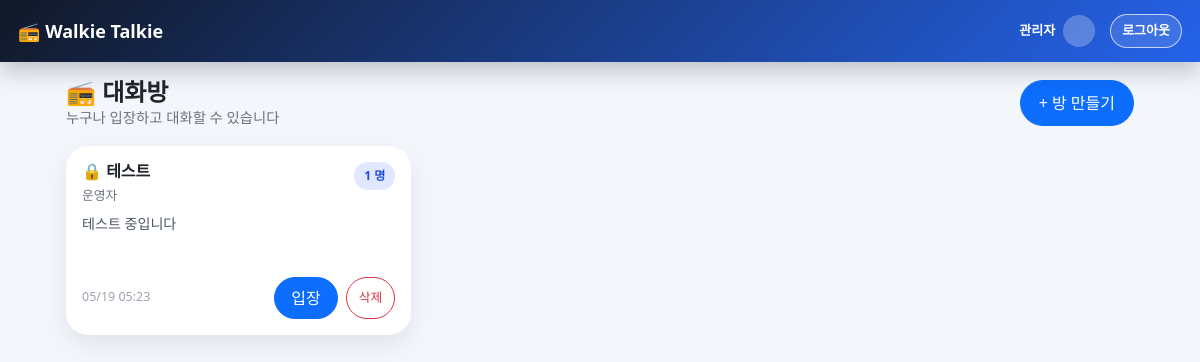
Screenshot of / (signed in) with the database file from the repository.
### rooms/models.py (models this page shows, shortened)
class Room(models.Model):
    title = models.CharField(max_length=100)
    description = models.TextField(blank=True)
    owner = models.ForeignKey(
        settings.AUTH_USER_MODEL,
        on_delete=models.CASCADE,
        related_name="owned_rooms"
    )
    members = models.ManyToManyField(
        settings.AUTH_USER_MODEL,
        related_name="joined_rooms",
        blank=True
    )
    is_private = models.BooleanField(default=False)
    password = models.CharField(max_length=128, blank=True)
    created_at = models.DateTimeField(auto_now_add=True)
    def has_password(self):
        return bool(self.password)

### rooms/views.py (the view)
# urls.py: path("", RoomListView.as_view(), name="room_list"),
class RoomListView(LoginRequiredMixin, ListView):
    model = Room
    template_name = "rooms/room_list.html"
    context_object_name = "rooms"
    def get_queryset(self):
        return Room.objects.filter(
            is_private=False
        ).select_related("owner").order_by("-created_at")
    def get_context_data(self, **kwargs):
        context = super().get_context_data(**kwargs)
        context["my_private_rooms"] = Room.objects.filter(
            is_private=True,
            members=self.request.user
        ).select_related("owner").order_by("-created_at")
        return context

### rooms/templates/rooms/room_list.html (shortened to what this page needs)
{% extends "base.html" %}
{% load static %}
{% block extra_css %}
<link rel="stylesheet" href="{% static 'css/room_list.css' %}" />
{% endblock %}
{% block content %}
<div class="room-page-header">
    <div>
        <h2 class="room-page-title">📻 대화방</h2>
        <div class="room-page-subtitle">누구나 입장하고 대화할 수 있습니다</div>
    </div>
    <a
        href="{% url 'room_create' %}"
        class="btn btn-primary rounded-pill room-create-btn"
    >
        + 방 만들기
    </a>
</div>
<div class="row g-3">
    {% for room in rooms %}
    <div class="col-12 col-sm-6 col-lg-4">
        <div class="card room-card h-100">
            <div class="card-body">
                <div
                    class="d-flex justify-content-between align-items-start mb-2"
                >
                    <div>
                        <h5 class="room-title">
                            {% if room.is_private %} 🔐
                            {% elif room.has_password %} 🔒
                            {% else %} 🔓 {% endif %} {{ room.title }}
                        </h5>
                        <div class="room-owner">
                            운영자 {{ room.owner.nickname }}
                        </div>
                    </div>
                    <div class="room-badge">{{ room.members.count }} 명</div>
                </div>
                <p class="room-desc">
                    {{ room.description|default:"설명이 없습니다." }}
                </p>
                <div class="room-footer">
                    <div class="room-time">
                        {{ room.created_at|date:"m/d H:i" }}
                    </div>
                    <div class="d-flex gap-2">
                        <a
                            href="{% url 'room_detail' room.pk %}"
                            class="btn btn-primary room-enter-btn"
                        >
                            입장
                        </a>
                        {% if room.owner == user or user.is_staff %}
                        <button
                            class="btn btn-outline-danger room-delete-btn"
                            data-bs-toggle="modal"
                            data-bs-target="#deleteRoom{{ room.pk }}"
                        >
                            삭제
                        </button>
                        {% endif %}
                    </div>
                </div>
            </div>
        </div>
    </div>
    {% endfor %}
</div>
 {% endblock %}

### static/css/base.css (style rules this page uses)
:root { --app-bg: #f3f6fb; --app-dark: #111827; --app-primary: #2563eb; --app-card: #ffffff; --app-border: #e5e7eb; --bottom-nav-height: 72px; --header-height: 62px; }
* { box-sizing: border-box; }
body { margin: 0; background: var(--app-bg); font-family: system-ui, -apple-system, BlinkMacSystemFont, "Segoe UI", sans-serif; }
.room-card { border: 0; border-radius: 24px; box-shadow: 0 12px 28px rgba(15, 23, 42, 0.08); }

### static/css/room_list.css (style rules this page uses)
.room-page-header { display: flex; justify-content: space-between; align-items: center; margin-bottom: 18px; gap: 12px; }
.room-page-title { margin: 0; font-size: 1.5rem; font-weight: 800; }
.room-page-subtitle { color: #6b7280; font-size: 0.9rem; }
.room-create-btn { padding: 10px 18px; }
.room-card { border: none; border-radius: 22px; box-shadow: 0 10px 24px rgba(15, 23, 42, 0.08); transition: 0.2s; }
.room-title { font-size: 1rem; font-weight: 700; margin: 0; }
.room-owner { color: #6b7280; font-size: 0.8rem; margin-top: 4px; }
.room-badge { background: #e0e7ff; color: #1d4ed8; padding: 5px 10px; border-radius: 999px; font-size: 0.75rem; font-weight: 700; }
.room-desc { color: #4b5563; font-size: 0.88rem; min-height: 48px; overflow: hidden; display: -webkit-box; line-clamp: 2; -webkit-line-clamp: 2; -webkit-box-orient: vertical; }
.room-footer { display: flex; justify-content: space-between; align-items: center; }
.room-time { color: #9ca3af; font-size: 0.78rem; }
.room-enter-btn { border-radius: 999px; padding: 8px 16px; }
.room-delete-btn { font-size: 0.8rem; border-radius: 999px; padding: 8px 12px; }

### rows the page displays
Room: title "테스트", members.count "1", description "테스트 중입니다", created_at "05/19 05:23"
